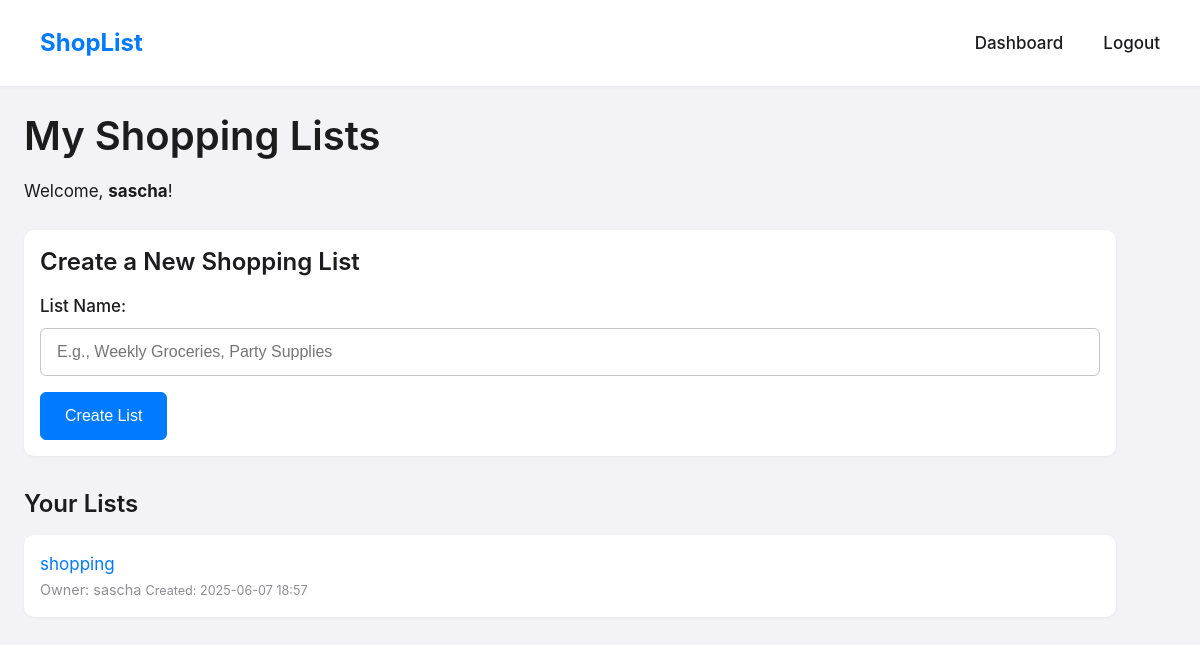
The page /dashboard (signed in) on the database its author committed.
### shopping_list_app/models.py (models this page shows, shortened)
class User(UserMixin, db.Model):
    __tablename__ = 'user'  # Explicit table name
    id = db.Column(db.Integer, primary_key=True)
    username = db.Column(db.String(100), unique=True, nullable=False)
    password_hash = db.Column(db.String(200), nullable=False)  # Store hashed passwords
    favorite_list_id = db.Column(db.Integer, db.ForeignKey('shopping_list.id'), nullable=True)  # User's favorite list
    lists = db.relationship('ShoppingList', backref='owner', lazy=True, foreign_keys='ShoppingList.owner_id')
    items_added = db.relationship('ListItem', backref='adder', lazy=True, foreign_keys='ListItem.added_by_id')
    favorite_list = db.relationship('ShoppingList', foreign_keys=[favorite_list_id])

class ShoppingList(db.Model):
    __tablename__ = 'shopping_list'  # Explicit table name
    id = db.Column(db.Integer, primary_key=True)
    name = db.Column(db.String(100), nullable=False)
    owner_id = db.Column(db.Integer, db.ForeignKey('user.id'), nullable=False)
    created_at = db.Column(db.DateTime, default=datetime.utcnow)
    items = db.relationship('ListItem', backref='list', lazy=True, cascade="all, delete-orphan")
    shares = db.relationship('ListShare', backref='list', lazy=True, cascade="all, delete-orphan")

### shopping_list_app/main.py (the view, shortened to what this page needs)
@main.route('/dashboard', methods=['GET', 'POST'])
@login_required
def dashboard():
    owned_lists = ShoppingList.query.filter_by(owner_id=current_user.id).order_by(ShoppingList.created_at.desc()).all()
    shared_list_ids = [share.list_id for share in ListShare.query.filter_by(user_id=current_user.id).all()]
    shared_lists_objects = ShoppingList.query.filter(ShoppingList.id.in_(shared_list_ids)).order_by(ShoppingList.created_at.desc()).all()
    all_accessible_lists = list(set(owned_lists + shared_lists_objects)) # Using set to remove duplicates if any
    all_accessible_lists.sort(key=lambda x: x.created_at, reverse=True) # Sort them again after combining
    return render_template('dashboard.html', current_user=current_user, lists=all_accessible_lists)

### shopping_list_app/templates/dashboard.html (shortened to what this page needs)
{% extends "base.html" %}
{% block content %}
    <h1>My Shopping Lists</h1>
    <p style="margin-bottom: var(--spacing-lg);">Welcome, <strong>{{ current_user.username }}</strong>!</p>
    <div class="card" style="margin-bottom: var(--spacing-xl);">
        <h2>Create a New Shopping List</h2>
        <form method="POST" action="{{ url_for('main.dashboard') }}">
            <div class="form-group">
                <label for="list_name">List Name:</label>
                <input type="text" id="list_name" name="list_name" placeholder="E.g., Weekly Groceries, Party Supplies" required>
            </div>
            <button type="submit" class="btn btn-primary w-100">Create List</button>
        </form>
    </div>
    <h2>Your Lists</h2>
    {% if lists %}
        <div class="lists-container">
            {% for list_item in lists %}
                <div class="list-card">
                    <a href="{{ url_for('main.list_detail', list_id=list_item.id) }}">{{ list_item.name }}</a>
                    <div class="list-meta">
                        <span class="owner">Owner: {{ list_item.owner.username }}</span>
                        <small>Created: {{ list_item.created_at.strftime('%Y-%m-%d %H:%M') }}</small>
                    </div>
                </div>
            {% endfor %}
        </div>
    {% else %}
        <div class="empty-state card">
            <h3>No Shopping Lists Yet!</h3>
            <p>Looks like your dashboard is empty. Get started by creating your first shopping list above.</p>
        </div>
    {% endif %}
{% endblock %}

### shopping_list_app/static/css/style.css (style rules this page uses)
:root { --primary-color: #007AFF; --secondary-color: #34C759; --danger-color: #FF3B30; --warning-color: #FF9500; --text-color-primary: #1c1c1e; --text-color-secondary: #8e8e93; --text-color-light: #FFFFFF; --bg-primary: #F2F2F7; --bg-secondary: #FFFFFF; --bg-tertiary: #E5E5EA; --border-color: #C6C6C8; --border-radius-sm: 6px; --border-radius-md: 10px; --border-radius-lg: 16px; --shadow-sm: 0 1px 3px rgba(0, 0, 0, 0.05); --shadow-md: 0 4px 12px rgba(0, 0, 0, 0.1); --font-family-sans: -apple-system, BlinkMacSystemFont, 'Segoe UI', Roboto, Oxygen, Ubuntu, Cantarell, 'Open Sans', 'Helvetica Neue', sans-serif; --font-size-base: 16px; --line-height-base: 1.6; --spacing-xs: 4px; --spacing-sm: 8px; --spacing-md: 16px; --spacing-lg: 24px; --spacing-xl: 32px; --transition-fast: all 0.15s ease-in-out; --transition-normal: all 0.3s ease-in-out; --touch-target-size: 48px; }
*, *::before, *::after { box-sizing: border-box; margin: 0; padding: 0; -webkit-tap-highlight-color: transparent; }
html { font-size: var(--font-size-base); scroll-behavior: smooth; }
body { font-family: var(--font-family-sans); background-color: var(--bg-primary); color: var(--text-color-primary); line-height: var(--line-height-base); height: 100vh; display: flex; flex-direction: column; padding-bottom: env(safe-area-inset-bottom); -webkit-font-smoothing: antialiased; -moz-osx-font-smoothing: grayscale; overflow: hidden; }
h1, h2, h3, h4, h5, h6 { margin-bottom: var(--spacing-md); font-weight: 600; line-height: 1.3; color: var(--text-color-primary); }
h1 { font-size: 2.25rem; }
h2 { font-size: 1.75rem; }
p { margin-bottom: var(--spacing-md); }
a { color: var(--primary-color); text-decoration: none; transition: var(--transition-fast); }
small { font-size: 0.875em; color: var(--text-color-secondary); }
.card { background-color: var(--bg-secondary); border-radius: var(--border-radius-md); padding: var(--spacing-md); margin-bottom: var(--spacing-md); box-shadow: var(--shadow-sm); transition: var(--transition-normal); }
.form-group { margin-bottom: var(--spacing-md); }
label { display: block; font-weight: 500; margin-bottom: var(--spacing-sm); color: var(--text-color-primary); }
input[type="text"], input[type="password"], input[type="email"], textarea, select { width: 100%; padding: var(--spacing-sm) var(--spacing-md); border: 1px solid var(--border-color); border-radius: var(--border-radius-sm); font-size: var(--font-size-base); background-color: var(--bg-secondary); color: var(--text-color-primary); transition: var(--transition-fast); min-height: var(--touch-target-size); -webkit-appearance: none; appearance: none; }
.btn { display: inline-flex; align-items: center; justify-content: center; padding: var(--spacing-sm) var(--spacing-lg); font-size: var(--font-size-base); font-weight: 500; border-radius: var(--border-radius-sm); border: 1px solid transparent; cursor: pointer; transition: var(--transition-fast); text-align: center; min-height: var(--touch-target-size); width: 100%; -webkit-appearance: none; appearance: none; }
.btn-primary { background-color: var(--primary-color); color: var(--text-color-light); border-color: var(--primary-color); }
.list-card { background-color: var(--bg-secondary); border-radius: var(--border-radius-md); padding: var(--spacing-md); margin-bottom: var(--spacing-md); box-shadow: var(--shadow-sm); transition: var(--transition-normal); display: block; color: var(--text-color-primary); text-decoration: none; }
.list-meta { font-size: 0.9rem; color: var(--text-color-secondary); }
.w-100 { width: 100%; }
@media (min-width: 768px) { body { font-size: calc(var(--font-size-base) + 1px); } }
@media (min-width: 768px) { .btn { width: auto; } }
@media (min-width: 768px) { h1 { font-size: 2.5rem; } }
@media (min-width: 768px) { h2 { font-size: 1.5rem; } }

### rows shown on the page
User: username "sascha"
ShoppingList: name "shopping", owner.username "sascha", created_at "2025-06-07 18:57"
